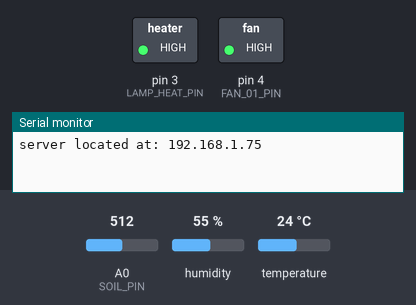
Bench run of a sketch on a simulated Arduino Uno, built with avr-gcc and run on an emulated ATmega328P. Shown: switched loads named in the sketch (green lamp = pin HIGH), the last lines printed to the serial monitor. The test bench sets the inputs (shaded band); at power-on: temperature 24 °C, A0 (SOIL_PIN) = 512, humidity 55 %. WiFi joins after 1.5 s; servers stay silent unless stated.

Above: at 1.2 s.
1.3 s: temperature set to 25.9 °C
At 3.9 s:
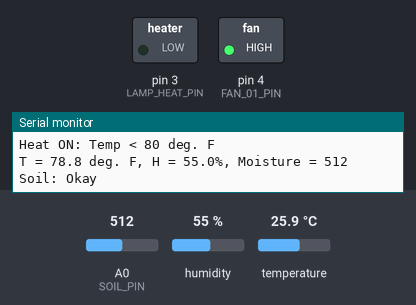
4.5 s: temperature set to 27.1 °C
6.0 s: temperature set to 29 °C
7.5 s: temperature set to 29.8 °C
At 9.5 s:
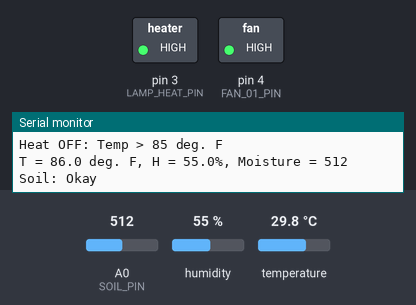
13.5 s: temperature set to 31.9 °C
16.2 s: temperature set to 33.3 °C
At 19.1 s:
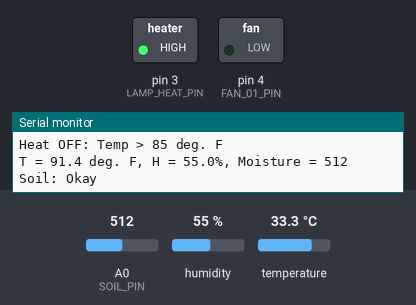
Timing chart, 0 to 20.5 s (numbered marks = the images above; inputs shaded):
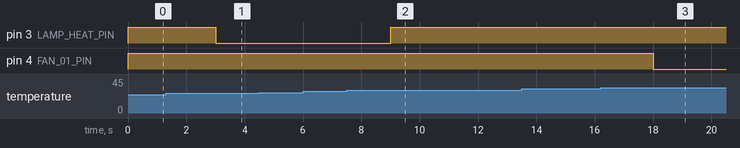

Measured:
- the behaviour switches between 29.4 and 29.5 °C on temperature (found by bisection; images 1 and 2)
- the behaviour switches between 32.4 and 32.5 °C on temperature (found by bisection; images 2 and 3)
- after the input at 4.5 s, every drawn part: stays the same
- after the input at 7.5 s, pin 3 (LAMP_HEAT_PIN): LOW → HIGH after 1.5 s
- after the input at 16.2 s, pin 4 (FAN_01_PIN): HIGH → LOW after 1.8 s

The sketch:

demo.ino
```cpp
#include <dht_nonblocking.h>
#define DHT_SENSOR_TYPE DHT_TYPE_11
#include <SPI.h>
#include <Ethernet.h>

static const int LAMP_HEAT_PIN =  3;
static const int FAN_01_PIN = 4;
static const int DHT_SENSOR_PIN = 5;
static const int SOIL_PIN = A0;
int moisture_val = 0;

DHT_nonblocking dht_sensor(DHT_SENSOR_PIN, DHT_SENSOR_TYPE);

String STATUS_HEAT = "Heat OFF";
String STATUS_FAN = "Fan OFF";
String STATUS_SOIL = "Soil: Too Dry";

boolean moist_soil = false;

byte mac[] = { 0x00, 0xAA, 0xBB,0xCC, 0xDE, 0x02 };

IPAddress ip(192,168,1,75);

EthernetServer server(80);

void setup()
{
  Serial.begin(9600);

  while (!Serial)
  {
    ;
  }

  Ethernet.begin(mac, ip);
  server.begin();
  Serial.print("server located at: ");
  Serial.println(Ethernet.localIP());

  pinMode(LAMP_HEAT_PIN, OUTPUT);
  pinMode(FAN_01_PIN, OUTPUT);

  digitalWrite(LAMP_HEAT_PIN, HIGH); /* turns the lamp off */
  digitalWrite(FAN_01_PIN, HIGH); /* same case as the above */
}


/**
 *  Poll for a measurement, keeping the state machine alive.  Returns
 *  1true if a measurement is available.
 */
static bool measure_environment(float *temperature, float *humidity)
{
  static unsigned long measurement_timestamp = millis();

  /* Measure once every four seconds. */
  if (millis() - measurement_timestamp > 3000ul)
  {
    if (dht_sensor.measure(temperature, humidity) == true)
    {
      measurement_timestamp = millis();
      return(true);
    }
  }

  return(false);
}

void loop()
{
  float temperature;
  float humidity;

  /* Measure temperature and humidity.  If true, measurement is available. */
  if (measure_environment(&temperature, &humidity) == true)
  {
    if (((temperature*9/5)+32) >= 90.0)
    {
      digitalWrite(FAN_01_PIN, LOW); /*turn fan on */
      STATUS_FAN = "Fan ON";
      Serial.println("Fan ON");
    }
    if (((temperature*9/5)+32) < 85.0)
    {
      digitalWrite(FAN_01_PIN, HIGH); /*turn fan off */
      STATUS_FAN = "Fan OFF";
      Serial.println("Fan OFF");
    }
    if (((temperature*9/5)+32) > 85.0)
    {
      digitalWrite(LAMP_HEAT_PIN, HIGH); /* heat lamp off */
      STATUS_HEAT = "Heat OFF";
      Serial.println("Heat OFF: Temp > 85 deg. F");
    }
    if (((temperature*9/5)+32) <= 80.0)
    {
      digitalWrite(LAMP_HEAT_PIN, LOW); /* heat lamp on */
      STATUS_HEAT = "Heat ON";
      Serial.println("Heat ON: Temp < 80 deg. F");
    }

    moisture_val = analogRead(SOIL_PIN);

    if (moisture_val > 350 && moisture_val < 700)
    {
      moist_soil = true;
      STATUS_SOIL = "Soil: Okay";
    }
    else if (moisture_val > 700)
    {
      moist_soil = false;
      STATUS_SOIL = "Soil: Too Dry";
    }
    else
    {
      moist_soil = false;
      STATUS_SOIL = "Soil: Too Much Water";
    }

    Serial.print("T = ");
    Serial.print(((temperature*9/5)+32), 1);
    Serial.print(" deg. F, H = ");
    Serial.print(humidity, 1);
    Serial.print("%, Moisture = ");
    Serial.println(moisture_val, 1);
    Serial.println(STATUS_SOIL);
  }

 EthernetClient client = server.available();
  if (client)
  {
    Serial.println("new client");
    // an http request ends with a blank line
    boolean currentLineIsBlank = true;
    while (client.connected())
    {
      if (client.available())
      {
        char c = client.read();
        Serial.write(c);
        if (c == '\n' && currentLineIsBlank)
        {
          client.println("HTTP/1.1 200 OK");
          client.println("Content-Type: text/html");
          client.println("Connection: close");  // the connection will be closed after completion of the response
          client.println("Refresh: 4");  // refresh the page automatically every 5 sec
          client.println();
          client.println("<!DOCTYPE HTML>");
          client.println("<html>");

          client.print("T = ");
          client.print(((temperature*9/5)+32), 1);
          client.print(" deg. F, H = ");
          client.print(humidity, 1);
          client.print("%, ");
          client.println(STATUS_SOIL);

          client.println("<br>");
          client.print(STATUS_HEAT);
          client.print("----");
          client.print(STATUS_FAN);

          client.println("</html>");
          break;
        }
        if (c == '\n')
        {
          currentLineIsBlank = true;
        }
        else if (c != '\r')
        {
          currentLineIsBlank = false;
        }
      }
    }
    delay(1);
    client.stop();
    Serial.println("client disconnected");
  }
}
```
